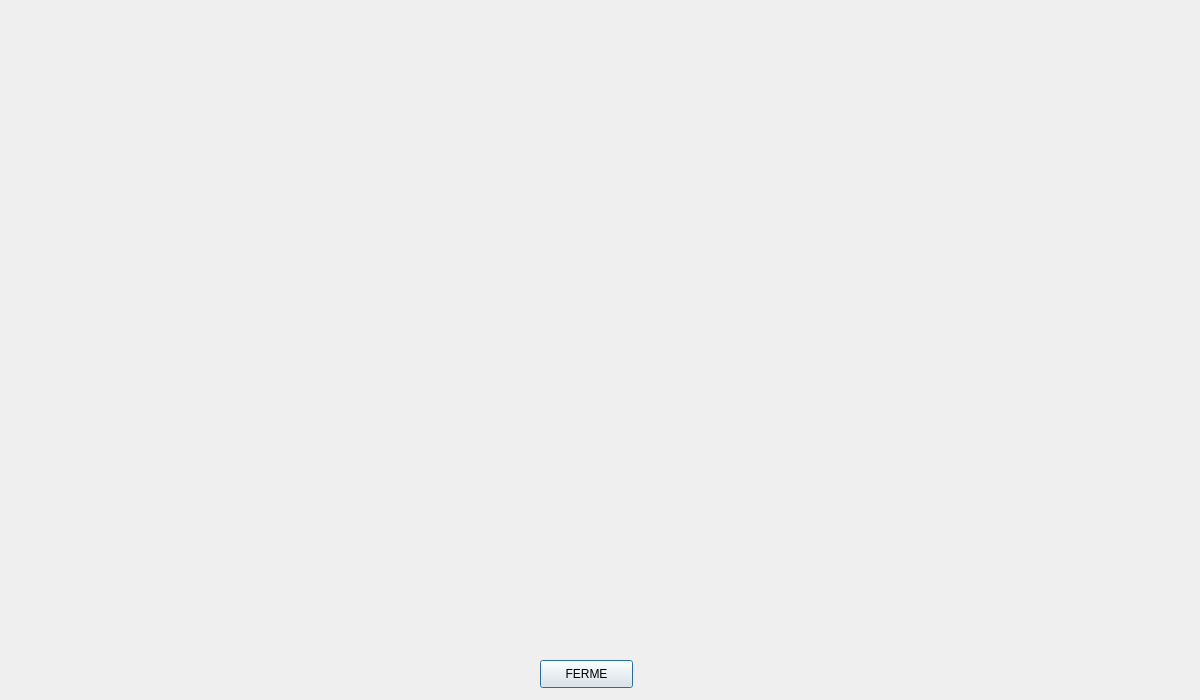
<?xml version="1.0" encoding="UTF-8"?>
<ui version="4.0">
 <class>Dialog_stats</class>
 <widget class="QDialog" name="Dialog_stats">
  <property name="geometry">
   <rect>
    <x>0</x>
    <y>0</y>
    <width>1200</width>
    <height>700</height>
   </rect>
  </property>
  <property name="windowTitle">
   <string>Dialog</string>
  </property>
  <widget class="QPushButton" name="pushButton">
   <property name="geometry">
    <rect>
     <x>540</x>
     <y>660</y>
     <width>93</width>
     <height>28</height>
    </rect>
   </property>
   <property name="text">
    <string>FERME</string>
   </property>
  </widget>
  <widget class="QCustomPlot" name="plot" native="true">
   <property name="geometry">
    <rect>
     <x>0</x>
     <y>0</y>
     <width>1201</width>
     <height>651</height>
    </rect>
   </property>
  </widget>
 </widget>
 <customwidgets>
  <customwidget>
   <class>QCustomPlot</class>
   <extends>QWidget</extends>
   <header location="global">qcustomplot.h</header>
   <container>1</container>
  </customwidget>
 </customwidgets>
 <resources/>
 <connections/>
</ui>
